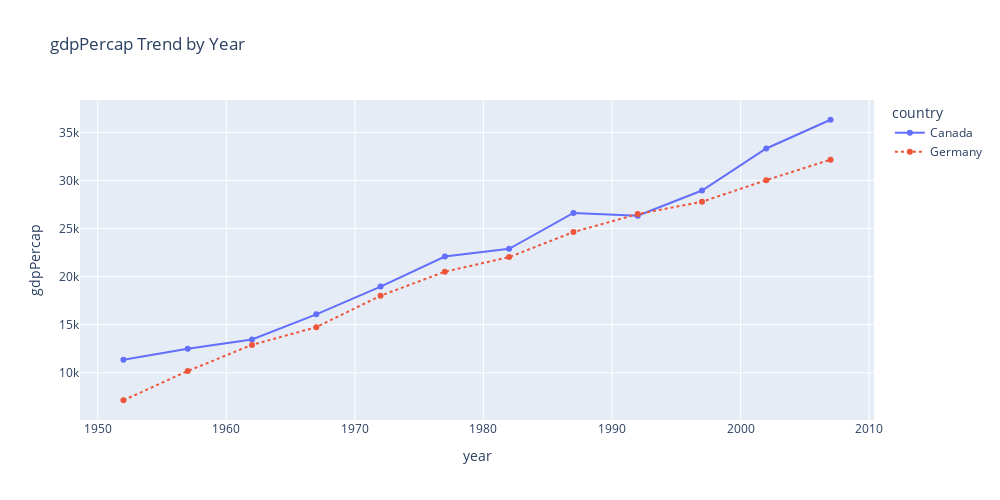

The notebook cell this image was saved under:
### Code cell
fig = px.line(
    df, 
    x='year', 
    y='gdpPercap', 
    color='country', 
    title='gdpPercap Trend by Year',
    markers=True, 
    line_dash='country'
    )

fig.update_layout(
    width=1000,  # Ширина
    height=500  # Высота
)

fig.show()

### Figure 1 — Plotly figure (JSON) as saved in the notebook; plotly's stock layout.template omitted (floating-point values rounded to 4 significant figures)
{"data": [{"hovertemplate": "country=Canada<br>year=%{x}<br>gdpPercap=%{y}<extra></extra>", "legendgroup": "Canada", "line": {"color": "#636efa", "dash": "solid"}, "marker": {"symbol": "circle"}, "mode": "lines+markers", "name": "Canada", "orientation": "v", "showlegend": true, "type": "scatter", "x": [1952, 1957, 1962, 1967, 1972, 1977, 1982, 1987, 1992, 1997, 2002, 2007], "xaxis": "x", "y": [11370.0, 12490.0, 13460.0, 16080.0, 18970.0, 22090.0, 22900.0, 26630.0, 26340.0, 28950.0, 33330.0, 36320.0], "yaxis": "y"}, {"hovertemplate": "country=Germany<br>year=%{x}<br>gdpPercap=%{y}<extra></extra>", "legendgroup": "Germany", "line": {"color": "#EF553B", "dash": "dot"}, "marker": {"symbol": "circle"}, "mode": "lines+markers", "name": "Germany", "orientation": "v", "showlegend": true, "type": "scatter", "x": [1952, 1957, 1962, 1967, 1972, 1977, 1982, 1987, 1992, 1997, 2002, 2007], "xaxis": "x", "y": [7144.0, 10190.0, 12900.0, 14750.0, 18020.0, 20510.0, 22030.0, 24640.0, 26510.0, 27790.0, 30040.0, 32170.0], "yaxis": "y"}], "layout": {"height": 500, "legend": {"title": {"text": "country"}, "tracegroupgap": 0}, "title": {"text": "gdpPercap Trend by Year"}, "width": 1000, "xaxis": {"anchor": "y", "autorange": true, "domain": [0, 1], "range": [1949.0, 2010.0], "title": {"text": "year"}, "type": "linear"}, "yaxis": {"anchor": "x", "autorange": true, "domain": [0, 1], "range": [5090.0, 38370.0], "title": {"text": "gdpPercap"}, "type": "linear"}}}
